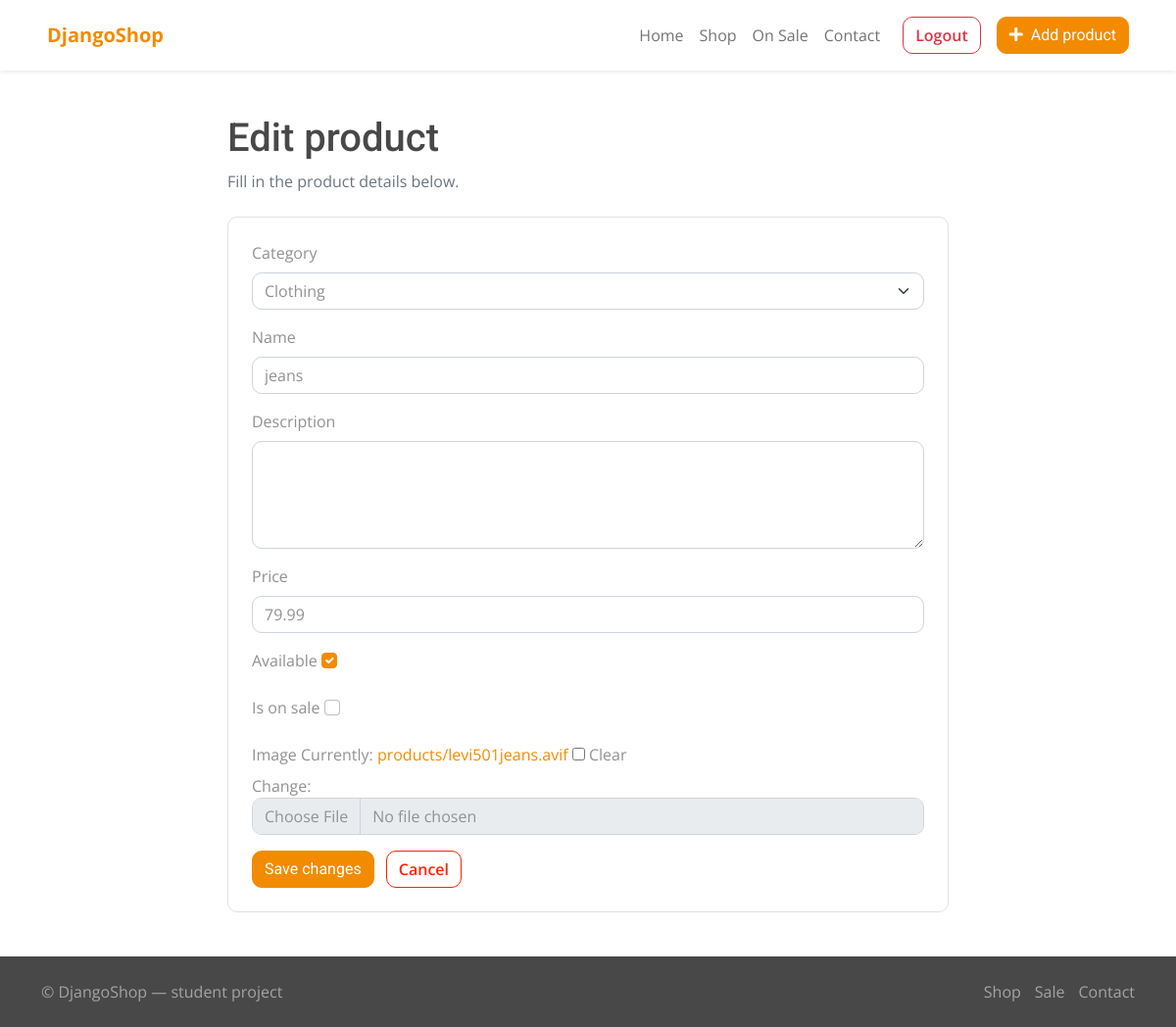
The page /product/3/edit/ (signed in) on the database its author committed.
### shop/models.py (models this page shows, shortened)
class Product(models.Model):
    user = models.ForeignKey(
        User,
        on_delete=models.CASCADE,
        related_name="products",
        null=True,
        blank=True,
    )
    category = models.ForeignKey(
        Category,
        on_delete=models.CASCADE,
        related_name="products",
    )
    name = models.CharField(max_length=150)
    description = models.TextField(blank=True)
    price = models.DecimalField(max_digits=10, decimal_places=2)
    available = models.BooleanField(default=True)
    is_on_sale = models.BooleanField(default=False)
    image = models.ImageField(
        upload_to="products/",
        blank=True,
        null=True,
    )

### shop/views.py (the view)
@login_required(login_url="login")
def product_update(request, product_id):
    product = get_object_or_404(
        Product,
        id=product_id,
        user=request.user
    )
    if request.method == "POST":
        form = ProductForm(
            request.POST,
            request.FILES,
            instance=product
        )
        if form.is_valid():
            product = form.save()
            messages.success(
                request,
                f'Product "{product.name}" was updated successfully.'
            )
            return redirect("product_detail", product_id=product.pk)
    else:
        form = ProductForm(instance=product)
    return render(
        request,
        "shop/product_form.html",
        {
            "form": form,
            "product": product,
            "page_title": "Edit product",
            "button_text": "Save changes",
        },
    )

### shop/forms.py
class ProductForm(forms.ModelForm):
    def __init__(self, *args, **kwargs):
        super().__init__(*args, **kwargs)
        for field in self.fields.values():
            if isinstance(field.widget, forms.CheckboxInput):
                field.widget.attrs.setdefault("class", "form-check-input")
            elif isinstance(field.widget, forms.Select):
                field.widget.attrs.setdefault("class", "form-select")
            else:
                field.widget.attrs.setdefault("class", "form-control")
    class Meta:
        model = Product
        fields = [
            "category",
            "name",
            "description",
            "price",
            "available",
            "is_on_sale",
            "image",
        ]
        widgets = {
            "description": forms.Textarea(attrs={"rows": 4}),
            "price": forms.NumberInput(attrs={"min": "0.01", "step": "0.01"}),
        }

### shop/models.py (called while the page is built)
    def __str__(self):
        return self.name

### shop/templates/shop/product_form.html (shortened to what this page needs)
{% extends 'shop/base.html' %}
{% block content %}
<div class="row justify-content-center">
    <div class="col-lg-8">
        <h1 class="mb-2">{{ page_title }}</h1>
        <p class="text-muted mb-4">Fill in the product details below.</p>
        <form method="post" enctype="multipart/form-data" class="p-4 border rounded bg-white">
            {% for field in form %}
            <div class="mb-3">
                <label class="form-label fw-semibold" for="{{ field.id_for_label }}">
                    {{ field.label }}
                </label>
                {{ field }}
            </div>
            {% endfor %}
            <button class="btn btn-primary" type="submit">
                {{ button_text }}
            </button>
            <a class="btn btn-outline-secondary ms-2"
                href="{% if product %}{% url 'product_detail' product.id %}{% else %}{% url 'shop_list' %}{% endif %}">
                Cancel
            </a>
        </form>
    </div>
</div>
{% endblock %}

### shop/static/shop/css/style.css (style rules this page uses)
.btn { font-weight: 600; transition: .5s; }
.btn.btn-primary { background: var(--bs-primary) !important; color: var(--bs-white) !important; font-family: 'Roboto', sans-serif; font-weight: 400; transition: 0.5s; }

### shop/templates/shop/base.html (style rules this page uses)
.form-control, .form-select { margin-bottom: 14px }

### rows shown on the page
Product: form "Clothing" "jeans" "79.99" "☑"

### other values the page prints
{{ page_title }} "Edit product"
{{ field.label }} "Category" "Name" "Description" "Price" "Available" "Is on sale" "Image"
{{ button_text }} "Save changes"
